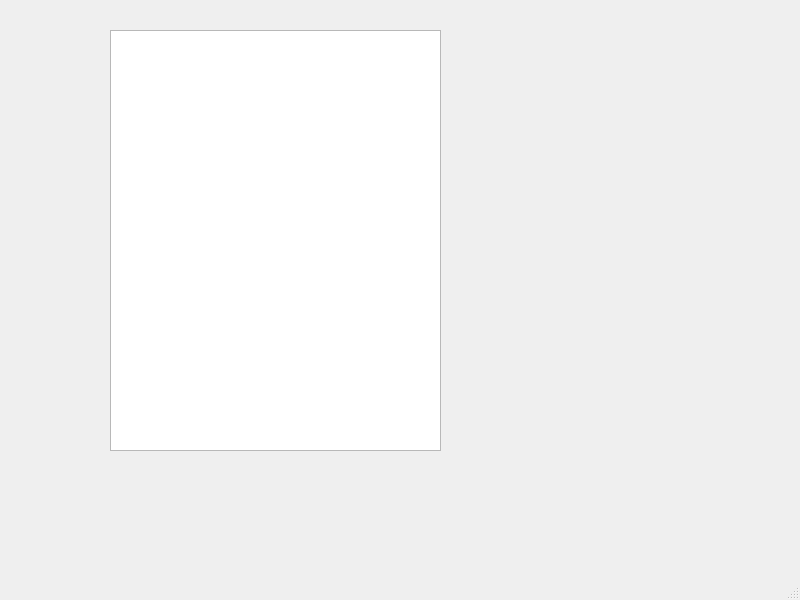
<?xml version="1.0" encoding="UTF-8"?>
<ui version="4.0">
 <class>MainWindow</class>
 <widget class="QMainWindow" name="MainWindow">
  <property name="geometry">
   <rect>
    <x>0</x>
    <y>0</y>
    <width>800</width>
    <height>600</height>
   </rect>
  </property>
  <property name="windowTitle">
   <string>MainWindow</string>
  </property>
  <widget class="QWidget" name="centralwidget">
   <widget class="QTreeView" name="treeView">
    <property name="geometry">
     <rect>
      <x>110</x>
      <y>30</y>
      <width>331</width>
      <height>421</height>
     </rect>
    </property>
   </widget>
  </widget>
  <widget class="QMenuBar" name="menubar">
   <property name="geometry">
    <rect>
     <x>0</x>
     <y>0</y>
     <width>800</width>
     <height>21</height>
    </rect>
   </property>
  </widget>
  <widget class="QStatusBar" name="statusbar"/>
 </widget>
 <resources/>
 <connections/>
</ui>
